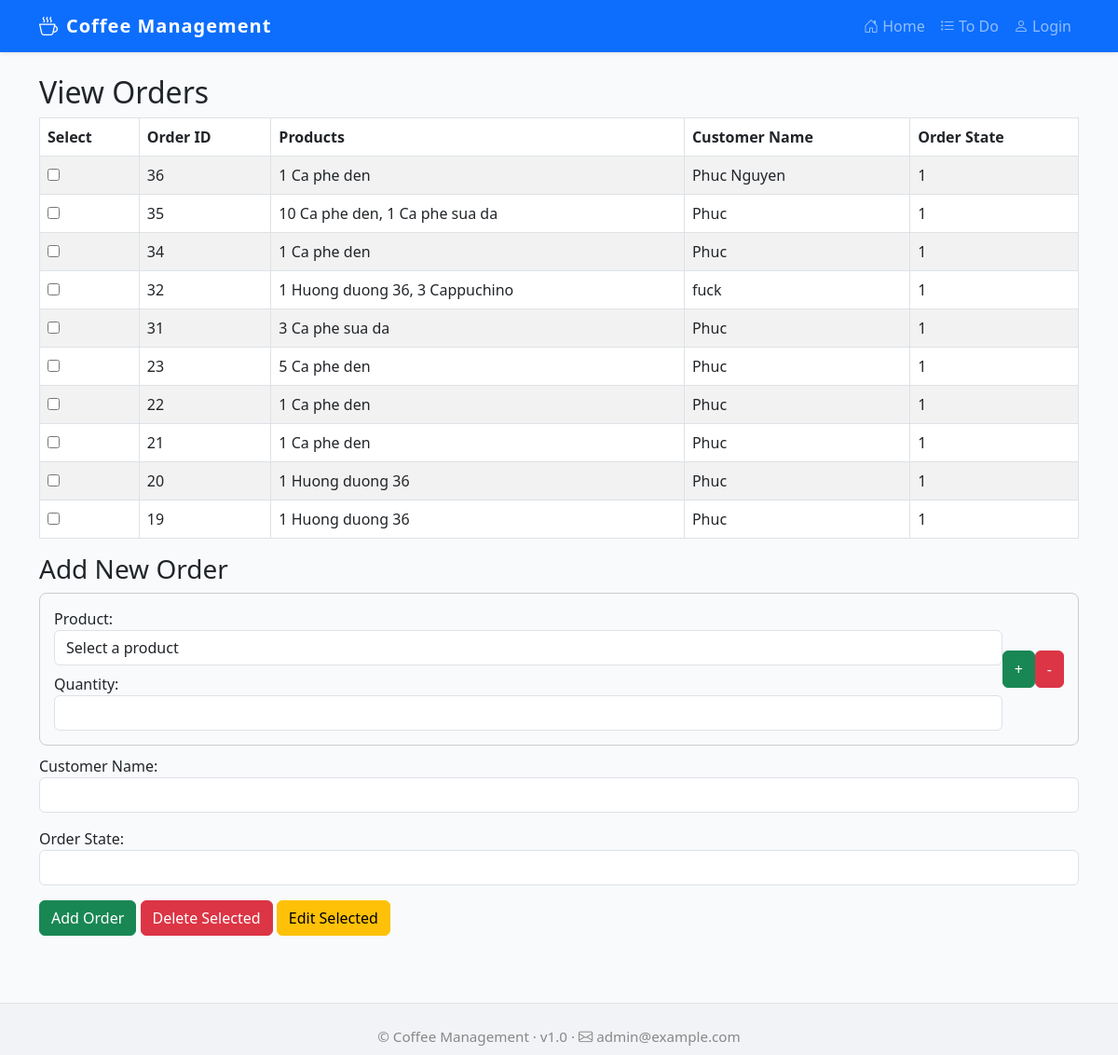
The app's page /adminpage/vieworder/, older data.
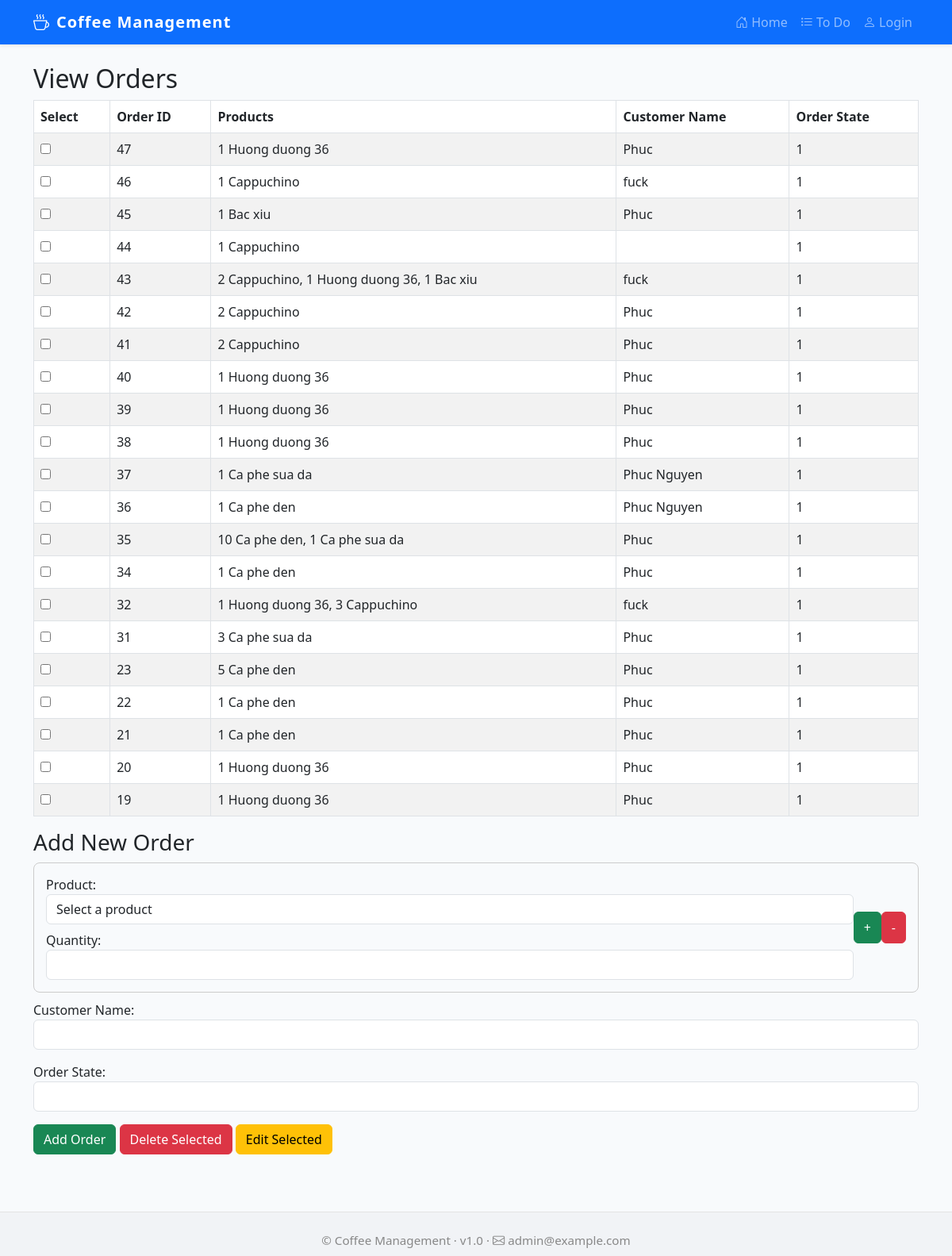
The same page, newer data.
### myapp/models.py (models this page shows, shortened)
class OrderList(models.Model):
    orderid = models.AutoField(primary_key=True)
    customer_name = models.CharField(max_length=100)
    order_state = models.IntegerField(choices=[(0, 'Paid'), (1, 'Unpaid')], default=1)
    order_date = models.DateTimeField(auto_now_add=True)
    voucher_discount = models.FloatField(default=0)
    final_price = models.FloatField(default=0)

### myapp/views.py (the view, shortened to what this page needs)
# urls.py: path('vieworder/', views.vieworder, name='view_orders'),
def vieworder(request):
    edit_order = None
    error = None
    orders = OrderList.objects.all().order_by('-orderid')
    order_data = []
    for order in orders:
        items = order.items.all()
        products_str = ", ".join([f"{item.quantity} {item.product.name}" for item in items])
        order_data.append({
            "order": order,
            "products_str": products_str,
        })
    products = ProductList.objects.all()
    return render_view_order(request, order_data, products, edit_order, error)

### myapp/views.py (called while the page is built)
def render_view_order(request, order_data, products, edit_order=None, error=None):
    return render(request, "vieworder.html", {
        "order_data": order_data,
        "products": products,
        "edit_order": edit_order,
        "error": error,
    })

### myapp/templates/vieworder.html (shortened to what this page needs)
{% extends "base.html" %}
{% block content %}
<h2>View Orders</h2>
<form method="post">
    <table class="table table-striped table-bordered table-hover">
        <thead>
            <tr>
                <th>Select</th>
                <th>Order ID</th>
                <th>Products</th>
                <th>Customer Name</th>
                <th>Order State</th>
            </tr>
        </thead>
        <tbody>
            {% for entry in order_data %}
            <tr>
                <td>
                    <input type="checkbox" name="selected_orders" value="{{ entry.order.orderid }}">
                </td>
                <td>{{ entry.order.orderid }}</td>
                <td>{{ entry.products_str }}</td>
                <td>{{ entry.order.customer_name }}</td>
                <td>{{ entry.order.order_state }}</td>
            </tr>
            {% endfor %}
        </tbody>
    </table>
    <h3>Add New Order</h3>
    <div id="product-boxes">
        <div class="form-group d-flex align-items-center product-box" style="border:1px solid #ccc; padding:15px; border-radius:8px; margin-bottom:10px;">
            <div style="flex:1;">
                <label>Product:</label>
                <select name="product_0" class="form-control">
                    <option value="" disabled selected>Select a product</option>
                </select>
                <label class="mt-2">Quantity:</label>
                <input type="number" name="quantity_0" class="form-control" min="1">
            </div>
            <button type="button" class="btn btn-success ml-2" onclick="addProductBox(this)" style="height:40px;">+</button>
            <button type="button" class="btn btn-danger ml-2" onclick="removeProductBox(this)" style="height:40px;">-</button>
        </div>
    </div>
    <div class="mb-3">
        <label>Customer Name:</label>
        <input type="text" name="new_customer_name" class="form-control" >
    </div>
    <div class="mb-3">
        <label>Order State:</label>
        <input type="number" name="new_order_state" class="form-control">
    </div>
    <button type="submit" name="action" value="add" class="btn btn-success">Add Order</button>
    <button type="submit" name="action" value="delete" class="btn btn-danger">Delete Selected</button>
    <button type="submit" name="action" value="edit" class="btn btn-warning">Edit Selected</button>
</form>
{% endblock %}

Row changes from the older to the newer data that the page shows:
added OrderList: order.orderid "47", products_str "1 Huong duong 36", order.customer_name "Phuc", order.order_state "1"
added OrderList: order.orderid "46", products_str "1 Cappuchino", order.customer_name "fuck", order.order_state "1"
added OrderList: order.orderid "45", products_str "1 Bac xiu", order.customer_name "Phuc", order.order_state "1"
added OrderList: order.orderid "44", products_str "1 Cappuchino", order.order_state "1"
added OrderList: order.orderid "43", products_str "2 Cappuchino, 1 Huong duong 36, 1 Bac xiu", order.customer_name "fuck", order.order_state "1"
added OrderList: order.orderid "42", products_str "2 Cappuchino", order.customer_name "Phuc", order.order_state "1"
added OrderList: order.orderid "41", products_str "2 Cappuchino", order.customer_name "Phuc", order.order_state "1"
added OrderList: order.orderid "40", products_str "1 Huong duong 36", order.customer_name "Phuc", order.order_state "1"
added OrderList: order.orderid "39", products_str "1 Huong duong 36", order.customer_name "Phuc", order.order_state "1"
added OrderList: order.orderid "38", products_str "1 Huong duong 36", order.customer_name "Phuc", order.order_state "1"
added OrderList: order.orderid "37", products_str "1 Ca phe sua da", order.customer_name "Phuc Nguyen", order.order_state "1"
